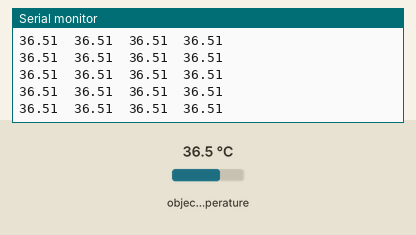
A sketch run on a simulated Arduino Uno, built with avr-gcc and run on an emulated ATmega328P. Shown: the last lines printed to the serial monitor. Inputs (shaded band) come from the test bench; at power-on: object temperature 36.5 °C. Storage starts empty.

Above: at 1.2 s.
1.3 s: object temperature set to 20 °C
At 2.0 s:
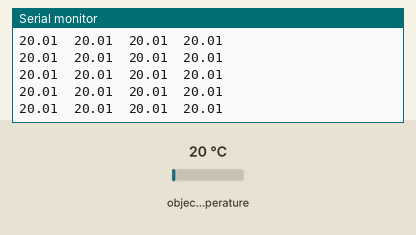
2.8 s: object temperature set to 26 °C
At 3.4 s:
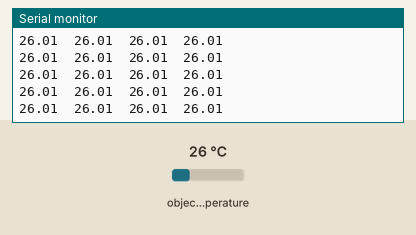
Timing chart, 0 to 5.8 s (numbered marks = the images above; inputs shaded):
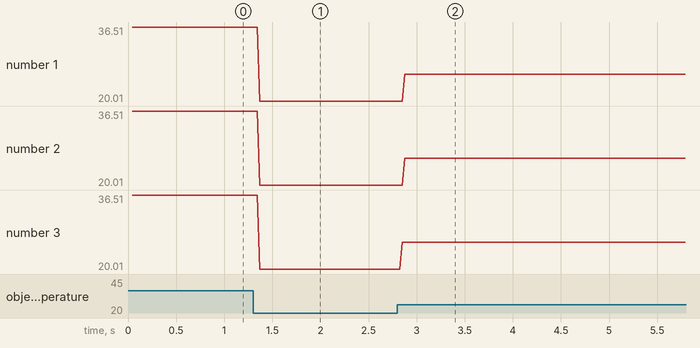

The sketch:

codigo_4_sensores_de_temperatura.ino
```cpp
#include <Wire.h>
#include <SPI.h>
#include <SD.h>
#include <Adafruit_MLX90614.h>
#define IR1 0x5A
#define IR2 0x5B
#define IR3 0x5C
#define IR4 0x5D
Adafruit_MLX90614 mlx;

void setup() {
  Serial.begin(9600);
  while (!Serial);
  Serial.print("Initializing SD card...");
  if (!SD.begin(4)) {
    Serial.println("Card failed, or not present");
    while (1);
  }
  Serial.println("card initialized.");
  mlx.begin();
}

void loop() {
  File myFile = SD.open("TEST.txt", FILE_WRITE);

  mlx.AddrSet(IR1);
  Serial.print(mlx.readObjectTempC());
  Serial.print("\t");
  myFile.print(mlx.readObjectTempC());
  myFile.print("\t");
  //delay(20);

  mlx.AddrSet(IR2);
  Serial.print(mlx.readObjectTempC());
  Serial.print("\t");
  myFile.print(mlx.readObjectTempC());
  myFile.print("\t");
  //delay(20);

  mlx.AddrSet(IR3);
  Serial.print(mlx.readObjectTempC());
  Serial.print("\t");
  myFile.print(mlx.readObjectTempC());
  myFile.print("\t");
  //delay(20);

  mlx.AddrSet(IR4);
  Serial.println(mlx.readObjectTempC());
  myFile.println(mlx.readObjectTempC());
  //delay(20);

  myFile.close();
}
```

Measured:
- after the input at 1.3 s, the serial monitor: prints a new line after 0.07 s (image 1)
- after the input at 2.8 s, the serial monitor: prints a new line after 0.05 s (image 2)
- plotted number 1: 36.51 → 20.01 after the input at 1.3 s, 20.01 → 26.01 after the input at 2.8 s
- plotted number 2: 36.51 → 20.01 after the input at 1.3 s, 20.01 → 26.01 after the input at 2.8 s
- plotted number 3: 36.51 → 20.01 after the input at 1.3 s, 20.01 → 26.01 after the input at 2.8 s
